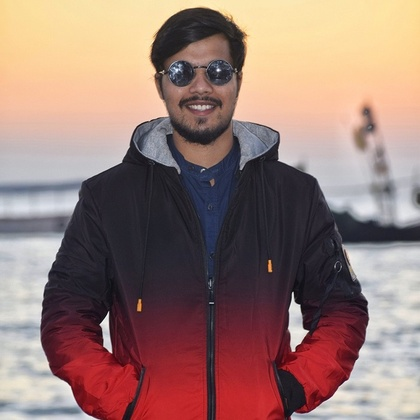
%> input picture 3/img1.jpg, 420 x 420 px, shrunk from 700 x 700 before the run
$ octave asgn1_PartB.m   (GNU Octave 9; MATLAB toolbox functions it lacks are replaced by stand-ins)
%> lines starting %> are read from the running program, lines starting %| are printed output that depends on the picture
clear; close all; clc;
img = imread('img1.jpg');
%> img is the input picture: size 420x420x3 uint8; mean R, G, B 151.6, 122.4, 115.2

sig = input('Enter the Sigma Value: ');
%> the answer given: 2
output = gaussianFilter(img,sig,5);

figure;
subplot(1,2,1);
imshow(rgb2gray(img));
title('Gray');
subplot(1,2,2);
imshow(output);
title('Output Image(Kernel Size 5 X 5)');

function img = gaussianFilter(image, sigma, filter_size)
%> called with sigma = 2, filter_size = 5
    % rgb to gray convertion
    img_gray = rgb2gray(image);
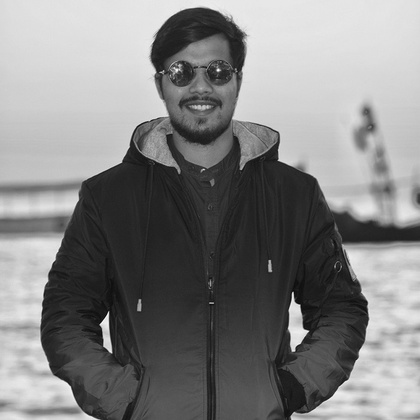
%> img_gray: size 420x420 uint8; min 4, max 254, mean 130.3
    [row,col] = size(img_gray);
%> row = 420; col = 420
    m = floor(filter_size/2);
    % creating new image with zero padding
    newImg = zeros(row + 2*m, col + 2*m,'uint8');
    newImg(3:row+2,3:col+2) = img_gray(:,:);
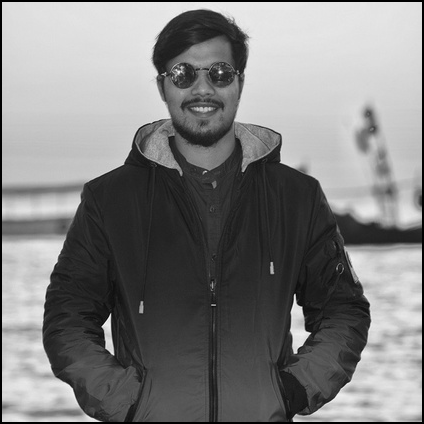
%> newImg: size 424x424 uint8; min 0, max 254, mean 127.8
    newImg = im2double(newImg);
%> newImg: size 424x424 double

    % creating Gaussian Kernel
    gaussian_filter = zeros(filter_size,filter_size);

    const = 1 /(2*pi*sigma^2);
    for x = -m:m
        for y = -m:m
            expon = exp(-(x^2 + y^2) / (2 * sigma^2));
            gaussian_filter(x+m+1,y+m+1) = const * expon;
        end
    end

    % Applying Gaussian Filter
    [row,col] = size(newImg);
%> row = 424; col = 424
    for i = m+1:row-m
       for j = m+1:col-m
           N = newImg(i-m : i+m, j-m : j+m);
           t = gaussian_filter .* N;
           t = sum(t(:));
           newImg(i,j) = t;
       end
    end
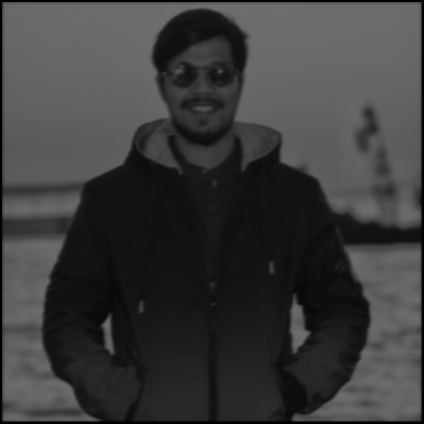
%> newImg: size 424x424 double; min 0, max 0.433, mean 0.236
    [row,col] = size(newImg);
    img = newImg(m+1:row-m,m+1:col-m);
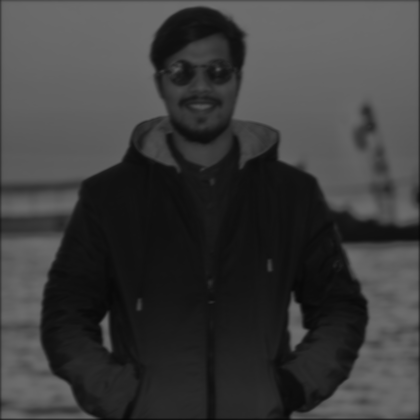
%> img: size 420x420 double; min 0.021, max 0.433, mean 0.24

end
